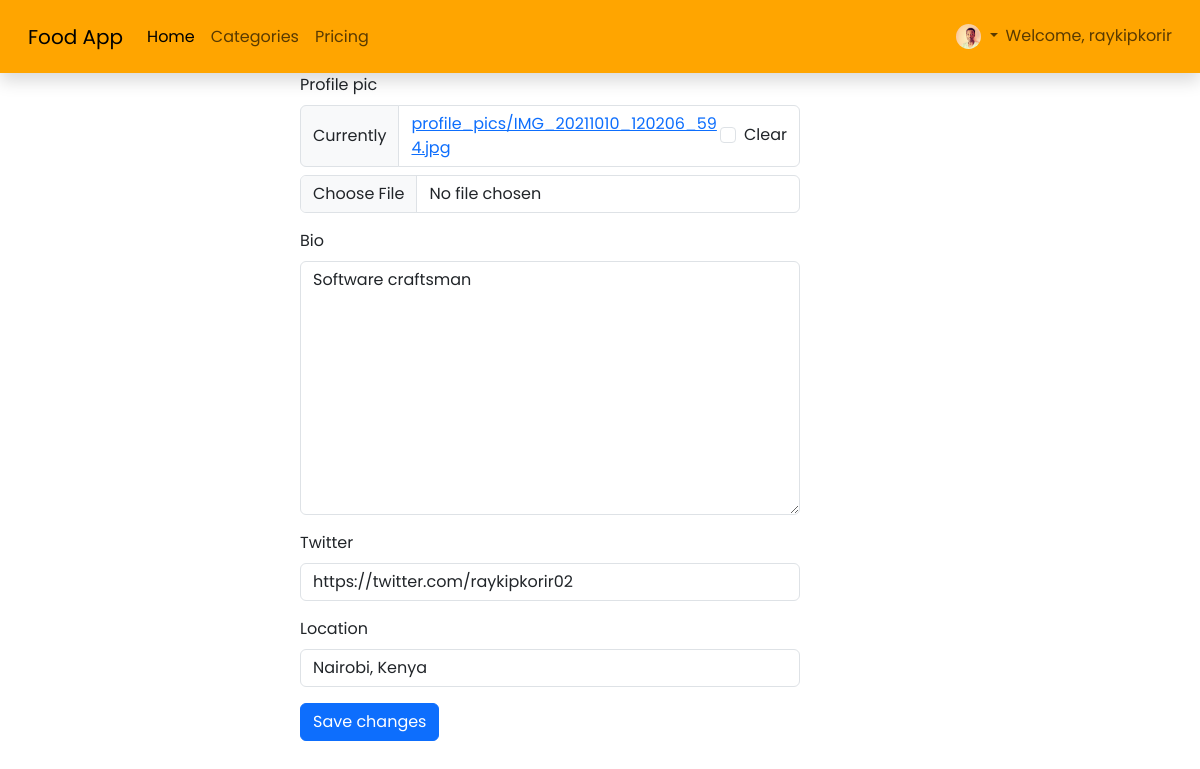
/edit-profile/ (signed in), run on the app's committed database.
### users/models.py (models this page shows, shortened)
class User(AbstractBaseUser, PermissionsMixin):
    username_validator = UnicodeUsernameValidator()
    username = models.CharField(
        max_length=150,
        unique=True,
        validators=[username_validator],
        error_messages={
            'unique': "A user with that username already exists.",
        },
    )
    email = models.EmailField('email address', blank=True, unique=True)
    is_staff = models.BooleanField(
        'staff status',
        default=False,
        help_text="Designates whether the user can log into this admin site.",
    )
    is_active = models.BooleanField(
        'active',
        default=True,
        help_text=
            'Designates whether this user should be treated as active. '
            'Unselect this instead of deleting accounts.'
        ,
    )
    date_joined = models.DateTimeField(default=timezone.now)
    objects = UserManager()
    EMAIL_FIELD = 'email'
    USERNAME_FIELD = 'username'
    REQUIRED_FIELDS = ['email']

class UserProfile(models.Model):
    bio = models.TextField(blank=True)
    profile_pic = models.ImageField(upload_to="profile_pics", blank=True, null=True)
    location = models.CharField(max_length=200, blank=True)
    twitter = models.URLField(blank=True)
    user = models.OneToOneField(User, on_delete=models.CASCADE)

### users/views.py (the view)
# urls.py: path("edit-profile/", views.edit_profile, name="edit_profile"),
@login_required
def edit_profile(request):
    profile = UserProfile.objects.get(user=request.user)
    form = UserProfileForm(instance=profile)
    if request.method == "POST":
        form = UserProfileForm(request.POST, request.FILES, instance=profile)
        if form.is_valid():
            form.save()
            messages.success(request, "Profile updated successfully")
            return redirect("user_profile", username=profile.user.username, permanent=False)
    return render(request, "users/edit_profile.html", {"form": form})

### users/forms.py
class UserProfileForm(forms.ModelForm):
    class Meta:
        model = UserProfile
        fields = ("profile_pic", "bio", "twitter", "location")

### users/templates/users/edit_profile.html (shortened to what this page needs)
{% extends 'base.html' %}
{% load crispy_forms_tags %}
{% block content %}
<div class="col-md-5 offset-md-3">
   <form action="" method="post" enctype="multipart/form-data">
        {{ form|crispy }}
        <button type="submit" class="btn btn-primary">Save changes</button>
    </form>
</div>
{% endblock content %}

### templates/navbar.html (shortened to what this page needs)
{% load static %}
<nav class="navbar navbar-expand-lg  sticky-top shadow p-3" style="background-color: orange;" >
    <div class="container-fluid">
      <a class="navbar-brand" href="{% url 'foods' %}">Food App</a>
      <div class="collapse navbar-collapse" id="navbarNav">
        <ul class="navbar-nav me-auto mb-2 mb-lg-0">
          <li class="nav-item">
            <a class="nav-link active" aria-current="page" href="{% url 'foods' %}">Home</a>
          </li>
          <li class="nav-item">
            <a class="nav-link" href="#">Categories</a>
          </li>
          <li class="nav-item">
            <a class="nav-link" href="#">Pricing</a>
          </li>
        </ul>
        <ul class="navbar-nav mb-2 mb-lg-0">
          {% if user.is_authenticated %}
          <li class="nav-item dropdown">
            <a class="nav-link dropdown-toggle" href="#" role="button" data-bs-toggle="dropdown" aria-expanded="false">
              {% if user.userprofile.profile_pic %}
              <img
              src="{{ user.userprofile.profile_pic.url }}"
              alt=""
              height="25"
              width="25"
              style="border-radius: 100px"
              >
              {% endif %}
            </a>
          </li>
          <span class="navbar-text">
              Welcome, {{ user.username }}
          </span>
          {% endif %}
        </ul>
      </div>
    </div>
  </nav>

### static/css/main.css (style rules this page uses)
body { height: 100vh; font-family: 'Poppins', sans-serif !important; }

### data on the page
User: userprofile.profile_pic (picture), username "raykipkorir"
UserProfile: bio "Software craftsman", twitter "https://twitter.com/raykipkorir02", location "Nairobi, Kenya"
